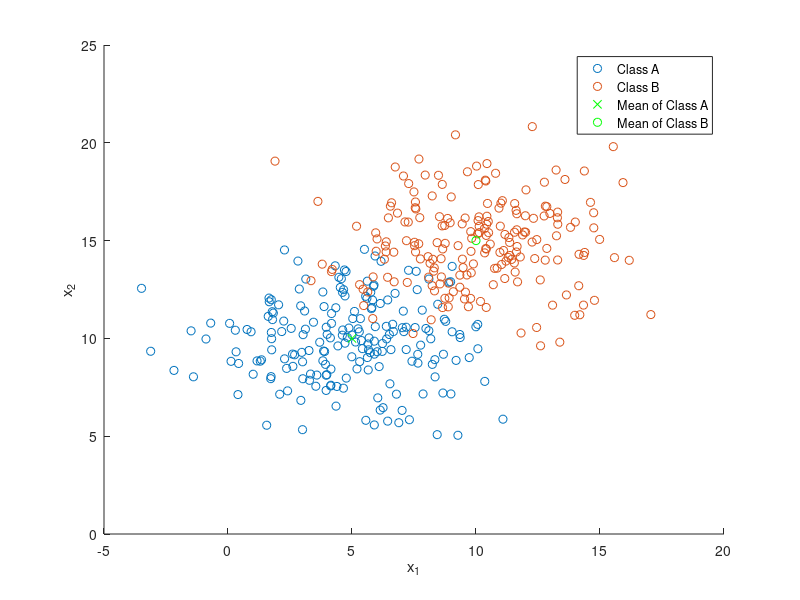

MATLAB code for this plot: (Note: this script raises an error after producing the figure.)
%% CASE 1 %%

close all;
rng(4);

% Class A
mu_A = [5 10]; % Mean
sigma_A = [8 0; 0 4]; % Covariance
r_A = chol(sigma_A); % Cholesky factorization to diagonalize the covariance matrix
z_A = repmat(mu_A, 200, 1) + randn(200, 2) * r_A; % Gaussian distribution for n = 200
[eig_vecs_A, eig_vals_A] = eig(sigma_A); % Extract eigenvalues and eigenvectors

% Class B
mu_B = [10 15];
sigma_B = [8 0; 0 4];
r_B = chol(sigma_B);
z_B = repmat(mu_B, 200, 1) + randn(200, 2) * r_B;
[eig_vecs_B, eig_vals_B] = eig(sigma_B);

figure;
xlabel('x_1');
ylabel('x_2');
hold on;

% Scatter plot of z_A and z_B, where points in z_A
% are marked with red 'X' and points in z_B are
% marked with blue 'O'.
samples_a_scatter = scatter(z_A(:, 1), z_A(:, 2), 'rx');
samples_b_scatter = scatter(z_B(:, 1), z_B(:, 2), 'bo');

% TODO: Better comment
% Intuitively, we know that the orientation of the cluster
% is horizontal as b = 0 in sigma A. Computing inverse tan
% of eigenvector 1 and 2 concretely validates this.
theta_A = atan(eig_vecs_A(2,2) / eig_vecs_A(2, 1));
theta_B = atan(eig_vecs_B(2,2) / eig_vecs_B(2, 1));

% Plot the means on top of scatter plot
% where mean A is represented by a green 'X'
% and mean B is represented by a green 'O'.
plot(mu_A(1), mu_A(2), 'gx');
plot(mu_B(1), mu_B(2), 'go');

legend('Class A', 'Class B', 'Mean of Class A', 'Mean of Class B');

% Plot an ellipse based on the original distribution
% using eigenvalues of A and B.
plot_ellipse(mu_A(1), mu_A(2), theta_A, sqrt(eig_vals_A(2,2)), sqrt(eig_vals_A(1,1)), 'r');
plot_ellipse(mu_B(1), mu_B(2), theta_B, sqrt(eig_vals_B(2,2)), sqrt(eig_vals_B(1,1)), 'b');

% Step size - the smaller the value the smoother
dx = 0.2;

% Generate a matrix of values incremented by the step variable
% ranging from smallest value of z_A to largest value of z_B.
x = min([z_A(:,1);z_B(:,1)])-1:dx:max([z_A(:,1);z_B(:,1)])+1;
y = min([z_A(:,2);z_B(:,2)])-1:dx:max([z_A(:,2);z_B(:,2)])+1;

% Useful for generating values over a range for some equation.
% Used for the different classifier cases equations. Each row
% is a copy of x and each column is a copy of Y.
[X1, Y1] = meshgrid(x, y);

% MED case
MED1 = MED(X1, Y1, mu_A, mu_B);
% contour(X1, Y1, MED1, [0, 0], 'Color', 'magenta', 'LineWidth', 2, 'HandleVisibility', 'off');

% GED case
GED1 = GED(X1, Y1, mu_A, sigma_A, mu_B, sigma_B);
% contour(X1, Y1, GED1, [0, 0], 'Color', 'black', 'LineWidth', 2, 'HandleVisibility', 'off');

% MAP Case
MAP1 = MAP(X1, Y1, mu_A, sigma_A, 200, mu_B, sigma_B, 200);
%contour(X1, Y1, MAP1, [0, 0], 'Color', 'cyan', 'LineWidth', 2);

% NN Case
NN1 = NN(X1, Y1, z_A, z_B);
%contour(X1, Y1, NN1, [0, 0], 'Color', 'cyan', 'LineWidth', 2);

% KNN case
KNN1 = KNN(X1, Y1, 5, z_A, z_B);
contour(X1, Y1, KNN1, [0,0], 'Color', 'black', 'LineWidth', 2, 'HandleVisibility', 'off');

%% CASE 2 %%
figure;
xlabel('x_1');
ylabel('x_2');
hold on;

% Class C
mu_C = [5 10];
sigma_C = [8 4; 4 40];
r_C = chol(sigma_C);
z_C = repmat(mu_C, 100, 1) + randn(100, 2) * r_C;
[eig_vecs_C, eig_vals_C] = eig(sigma_C);

% Class D
mu_D = [15 10];
sigma_D = [8 0; 0 8];
r_D = chol(sigma_D);
z_D = repmat(mu_D, 200, 1) + randn(200, 2) * r_D;
[eig_vecs_D, eig_vals_D] = eig(sigma_D);

% Class E
mu_E = [10 5];
sigma_E = [10 -5; -5 20];
r_E = chol(sigma_E);
z_E = repmat(mu_E, 150, 1) + randn(150, 2) * r_E;
[eig_vecs_E, eig_vals_E] = eig(sigma_E);

samples_C_scatter = scatter(z_C(:, 1), z_C(:, 2), 'rx');
samples_D_scatter = scatter(z_D(:, 1), z_D(:, 2), 'bo');
samples_E_scatter = scatter(z_E(:, 1), z_E(:, 2), 'k^');

theta_C = atan(eig_vecs_C(2,2) / eig_vecs_C(2, 1));
theta_D = atan(eig_vecs_D(2,2) / eig_vecs_D(2, 1));
theta_E = atan(eig_vecs_E(2,2) / eig_vecs_E(2, 1));

plot(mu_C(1), mu_C(2), 'gx');
plot(mu_D(1), mu_D(2), 'go');
plot(mu_E(1), mu_E(2), 'g+');

legend('Class C', 'Class D', 'Class E', 'Mean of Class C', 'Mean of Class D', 'Mean of Class E')

plot_ellipse(mu_C(1), mu_C(2), theta_C, sqrt(eig_vals_C(2,2)), sqrt(eig_vals_C(1,1)), 'r');
plot_ellipse(mu_D(1), mu_D(2), theta_D, sqrt(eig_vals_D(2,2)), sqrt(eig_vals_D(1,1)), 'b');
plot_ellipse(mu_E(1), mu_E(2), theta_E, sqrt(eig_vals_E(2,2)), sqrt(eig_vals_E(1,1)), 'b');

x2 = min([z_C(:,1);z_D(:,1);z_E(:,1)])-1:dx:max([z_C(:,1);z_D(:,1);z_E(:,1)])+1;
y2 = min([z_C(:,2);z_D(:,2);z_E(:,2)])-1:dx:max([z_C(:,2);z_D(:,2);z_E(:,2)])+1;

[X2, Y2] = meshgrid(x2, y2);

% MED case
MED2 = MED(X2, Y2, mu_C, mu_D, mu_E);
% contour(X2, Y2, MED2, 'Color', 'magenta', 'LineWidth', 2, 'HandleVisibility', 'off');

% GED case
GED2 = GED(X2, Y2, mu_C, sigma_C, mu_D, sigma_D, mu_E, sigma_E);
% contour(X2, Y2, GED2, 'Color', 'cyan', 'LineWidth', 2, 'HandleVisibility', 'off');

% MAP case
MAP2 = MAP(X2, Y2, mu_C, sigma_C, 100, mu_D, sigma_D, 200, mu_E, sigma_E, 150);
% contour(X2, Y2, MAP2, 'Color', 'black', 'LineWidth', 2, 'HandleVisibility', 'off');

% NN case
NN2 = NN(X2, Y2, z_C, z_D, z_E);
% contour(X2, Y2, NN2, 'Color', 'black', 'LineWidth', 2, 'HandleVisibility', 'off');

% KNN case
KNN2 = KNN(X2, Y2, 3, z_C, z_D, z_E);
contour(X2, Y2, KNN2,'Color', 'black', 'LineWidth', 2, 'HandleVisibility', 'off');
hold off;



